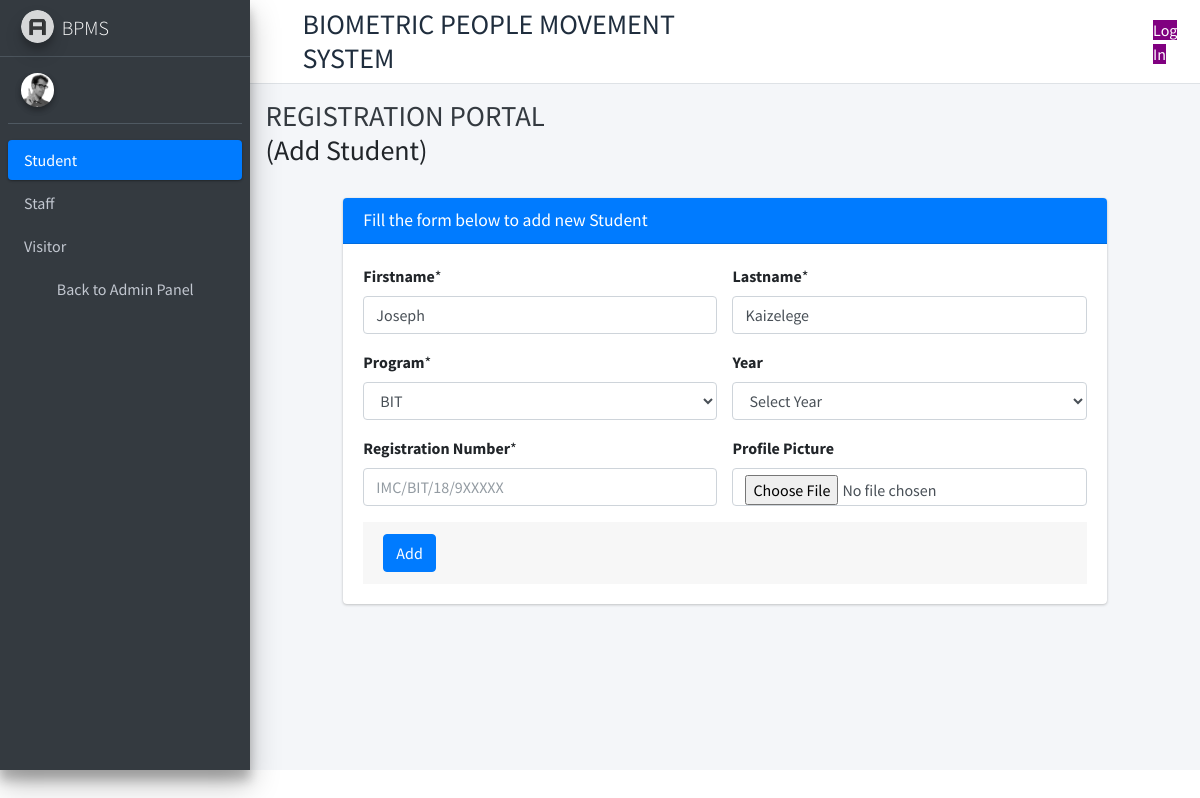
The page /edit-student/23 on the database its author committed.
### Registration/models.py (models this page shows, shortened)
class Student(models.Model):
    gender_choice=(
        ('M','Male'),
        ('F','Female'),
    )
    year = (
        ('1', 'ONE'),
        ('2', 'TWO'),
        ('3', 'THREE')
    )
    prog = (
        ('BIT', 'Bachelor of Science in Information Technology'),
        ('BAC', 'Bachelor of Accountancy'),
        ('BAIT', 'Bachelor of Accountancy in Information Technology'),
        ('BBF', 'Bachelor of Banking and Finance'),
        ('BCS', 'Bachelor of Computer Science'),
        ('BEF', 'Bachelor of Economics and Finance')
    )
    first_name=models.CharField(max_length=20)
    last_name = models.CharField(max_length=40)
    student_id=models.CharField(max_length=50)
    gender = models.CharField(max_length=6,choices=gender_choice)
    programme = models.CharField(max_length=50,choices=prog)
    year=models.CharField(max_length=8,choices=year)
    pic=models.ImageField(upload_to ='profilepics')

### Dashboard/views.py (the view)
# urls.py: path('edit-student/<str:id>',edit_student,name='edit student data'),
def edit_student(request,id):
    std=Student.objects.get(id=id)
    context={'std':std}
    return render(request,'edit-student.html',context)

### Dashboard/templatetags/print_dashboard.py (called while the page is built)
@register.simple_tag
def define(value=None):
	return value

### templates/edit-student.html (shortened to what this page needs)
{% load static %}
{% load print_dashboard %}
<!DOCTYPE html>
<html lang="en">
<head>
  <link rel="stylesheet" href="{% static 'plugins/fontawesome-free/css/all.min.css' %}">
<link rel="stylesheet" href="{% static 'dist/css/bootstrap-select.css' %}" />
  <link rel="stylesheet" href="{% static 'dist/css/adminlte.min.css' %}">
  <link rel="stylesheet" href="{% static 'dist/css/login_page.css' %}"/>
</head>
<body class="hold-transition sidebar-mini">
<div class="wrapper">
  <nav class="main-header navbar navbar-expand navbar-white navbar-light">
    <ul class="navbar-nav">
      <li class="nav-item">
        <a class="nav-link" data-widget="pushmenu" href="#" role="button"><i class="fas fa-bars"></i></a>
      </li>
      <h3 style="margin:auto;">BIOMETRIC PEOPLE MOVEMENT SYSTEM</h3>
    </ul>
    {% if user.is_authenticated %}
    <div style="padding-left: 400px;">
    Custodian Name
    <a href="logoutdash" class="anchor">Log Out</a>
    </div>
    {% else %}
    <div style="padding-left: 400px;">
    <a style="background-color:purple;color:white">Log In</a>
  </div>
    {% endif %}
  </nav>
  <aside class="main-sidebar sidebar-dark-primary elevation-4">
    <a href="index3.html" class="brand-link">
      <img src="{% static 'dist/img/AdminLTELogo.png' %}" alt="BPMS Logo" class="brand-image img-circle elevation-3" style="opacity: .8">
      <span class="brand-text font-weight-light">BPMS</span>
    </a>
    <div class="sidebar">
      <div class="user-panel mt-3 pb-3 mb-3 d-flex">
        <div class="image">
          <img src="{% static 'dist/img/user2-160x160.jpg' %}" class="img-circle elevation-2" alt="User Image">
        </div>
        <div class="info">
        </div>
      </div>
  <nav class="mt-2">
        <ul class="nav nav-pills nav-sidebar flex-column" data-widget="treeview" role="menu" data-accordion="false">
          <li class="nav-item">
            <a href="#" class="nav-link active">
              <p>
                Student
                <i class="right fas fa-angle-left"></i>
              </p>
            </a>
          </li>
          <li class="nav-item">
            <a href="" class="nav-link">
              <p>
                Staff
                <i class="right fas fa-angle-left"></i>
              </p>
            </a>
          </li>
            <li class="nav-item">
            <a href="#" class="nav-link">
              <p>
                Visitor
                <i class="right fas fa-angle-left"></i>
              </p>
            </a>
          </li>
          <li class="nav-item">
            <a href="/dashboard" class="nav-link">
              <i class="nav-icon fas fa-tachometer-alt"></i>
              <p>
                Back to Admin Panel
                <i class="right fas fa-angle-left"></i>
              </p>
            </a>
          </li>
        </ul>
      </nav>
    </div>
  </aside>
  <div class="content-wrapper">
    <div class="content-header">
      <div class="container-fluid">
        <div class="row mb-2">
          <div class="col-sm-6">
            <h1 class="m-0 text-dark">REGISTRATION PORTAL</h1><h3>(Add Student)</h3>
          </div>
        </div>
      </div>
    </div>
    <div class="content">
      <div class="container-fluid">
        <div class="row">
          <div class="col-1"></div>
          <div class="col-lg-10 ">
          <div class="card card-primary">
              <div class="card-header">
                <h3 class="card-title">Fill the form below to add new Student</h3>
              </div>
              <form role="form" action="form-saver" enctype="multipart/form-data" method="POST">
                <div class="card-body">
        <div class="row">
                  <div class="col-lg-6 col-md-6">
                  <div class="form-group ">
                    <label for="exampleInputEmail1">Firstname </label>*
                    <input type="text" name="fname" class="form-control" value="{{std.first_name}}"  placeholder="" required="required">
                  </div>
                </div>
                <div class=" col-lg-6">
                   <div class="form-group ">
                    <label for="feature 1">Lastname</label>*
                    <input type="text" name="lname" class="form-control" value='{{std.last_name}}' required="required">
                  </div>
                </div>
                <div class="col-lg-6 col-md-6">
                  <div class="form-group">
                    <label for="feature 1">Program</label>*
                    <select name="program" class="form-control">
                    <option value="{{std.programme}}" selected="">{{std.programme}}</option>
                  </select>
                  </div>
                </div>
                  <div class="col-lg-6 col-md-6">
                  <div class="form-group">
                    <label for="feature 1">Year</label>
                    <select type="number" name="year" class="form-control" placeholder="" required="required">
                    <option>Select Year</option>
                    </select>
                  </div>
                </div>
                <div class="col-lg-6 col-md-6">
                  <div class="form-group">
                    <label for="feature 1">Registration Number</label>*
                    <input type="text" name="reg" class="form-control" placeholder="IMC/BIT/18/9XXXXX" required="required">
                  </div>
                </div>
                <div class="col-lg-6 col-md-6">
                  <div class="form-group">
                    <label for="feature 1">Profile Picture</label>
                    <input type="file" name="pic" class="form-control"  required="required">
                  </div>
                </div>
              </div>
                <div class="card-footer">
                  <button type="submit" name="submit" class="btn btn-primary">Add</button>
                </div>
              </form>
            </div>
          </div>
        </div>
      </div>
    </div>
  </div>
</div>
</body>
</html>

### rows shown on the page
Student: fname "Joseph", lname "Kaizelege", program "BIT"
